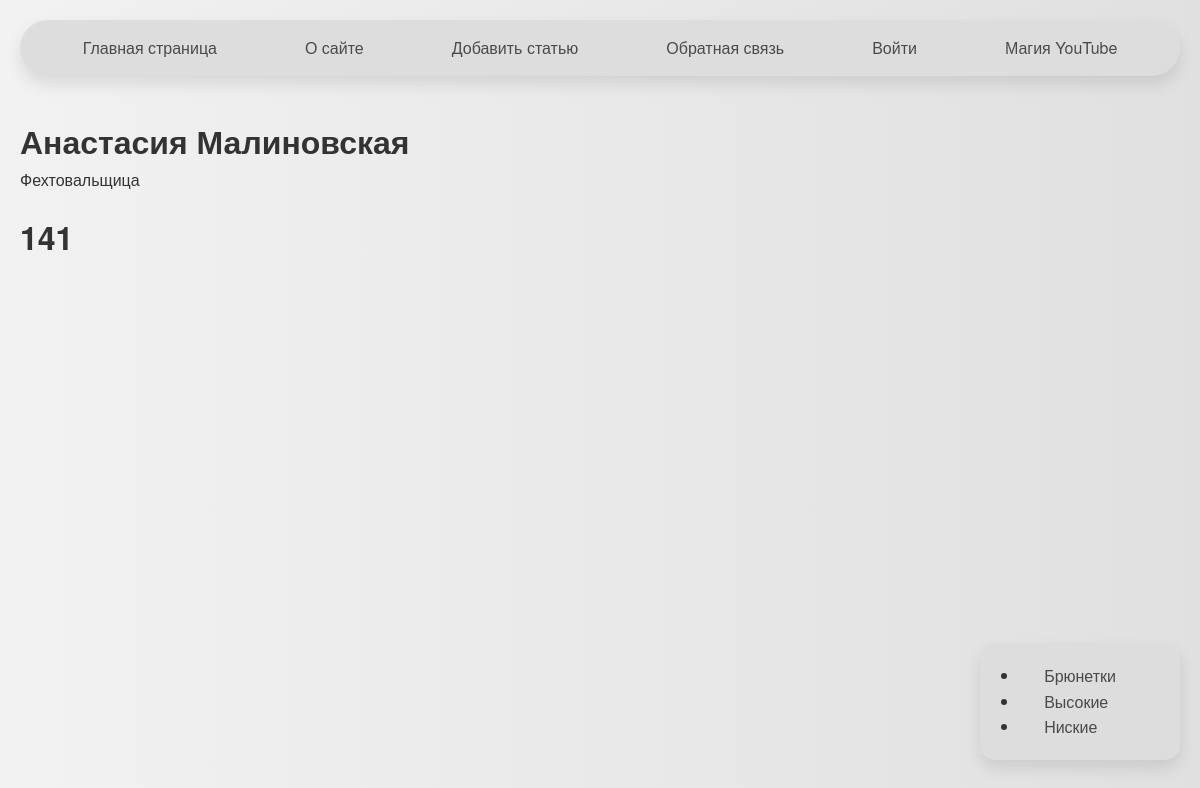
The page /post/vrgcv/ on the database its author committed.
### women/models.py (models this page shows, shortened)
class TagPost(models.Model):
    tag = models.CharField(max_length=100, db_index=True)
    slug = models.SlugField(max_length=255, unique=True, db_index=True)
    def get_absolute_url(self):
        return reverse('tag', kwargs={'tag_slug' : self.slug})

class Women(models.Model):
    class Stutus(models.IntegerChoices):
        DRAFT = 0, 'Черновик'
        PABLISHED = 1, 'Опубликовано'
    title = models.CharField(max_length=200, verbose_name='Заголовок')
    slug = models.SlugField(max_length=120, unique=True, db_index=True)
    photo = models.ImageField(upload_to='photos/%Y/%m/%d/', default=None, blank=True, null=True, verbose_name = 'Фото')
    content = models.TextField(blank=True, verbose_name='Текст статьи')
    time_create = models.DateTimeField(auto_now_add=True)
    time_update = models.DateTimeField(auto_now=True)
    is_publisher = models.BooleanField(choices=tuple(map(lambda x:(bool(x[0]),x[1]), Stutus.choices)), default=Stutus.PABLISHED)
    cat = models.ForeignKey('Category', on_delete=models.PROTECT,related_name='posts')
    tags = models.ManyToManyField('TagPost', blank=True, related_name='tags')
    husband = models.OneToOneField('Husband', on_delete=models.SET_NULL,
                                    null=True, blank=True, related_name='wumen')
    objects = models.Manager()
    publisher = PablishedManager()

### women/views.py (the view)
# urls.py: path('post/<slug:post_slug>/', views.show_post, name='post'),
def show_post(request, post_slug):
    post = get_object_or_404(Women, slug=post_slug)
    data =  {
        'title' : post.title,
        'menu' : menu,
        'post' : post,
        'cat_selected' : 1,
        }
    return render(request, 'women/post.html', data)

### women/templates/women/post.html (shortened to what this page needs)
{% extends 'base.html' %}
{% block breadcrumbs %}
{% with post.tags.all as tags %}
{% if tags %}
<ul class="card">
{% for t in tags %}
<li ><a href="{{ t.get_absolute_url }}">{{ t.tag }}</a></li>
{% endfor %}
</ul>
{% endif %}
{% endwith %}
{% endblock %}
{% block content %}
<h1>{{ post.title }}</h1>
{{ post.content|linebreaks }}
<h1>141</h1>
{% endblock %}

### women/static/women/css/styles.css (style rules this page uses)
* { margin: 0; padding: 0; box-sizing: border-box; }
body { font-family: 'Helvetica Neue', sans-serif; background: linear-gradient(to right, #f2f2f2, #e0e0e0); color: #333; line-height: 1.6; padding: 20px; background-attachment: fixed; }
li { margin: 0 20px; }
a { text-decoration: none; color: #4A4A4A; font-size: 16px; padding: 12px 24px; border-radius: 30px; font-weight: 500; transition: background-color 0.3s ease, color 0.3s ease, transform 0.3s ease; position: relative; }
.card { background-color: #ddd; padding: 20px; margin: 20px auto; max-width: 300px; border-radius: 15px; box-shadow: 0 8px 16px rgba(0, 0, 0, 0.1); opacity: 0; transform: translateY(20px); animation: fadeInUp 0.8s forwards; position: fixed; bottom: 20px; right: 20px; z-index: 1; }
h2, h5, p { margin-bottom: 20px; }

### rows shown on the page
TagPost: tag "Брюнетки"
TagPost: tag "Высокие"
TagPost: tag "Ниские"
Women: title "Анастасия Малиновская", content "Фехтовальщица"

### other values the page prints
{{ m.title }} "О сайте" "Добавить статью" "Обратная связь" "Войти"
